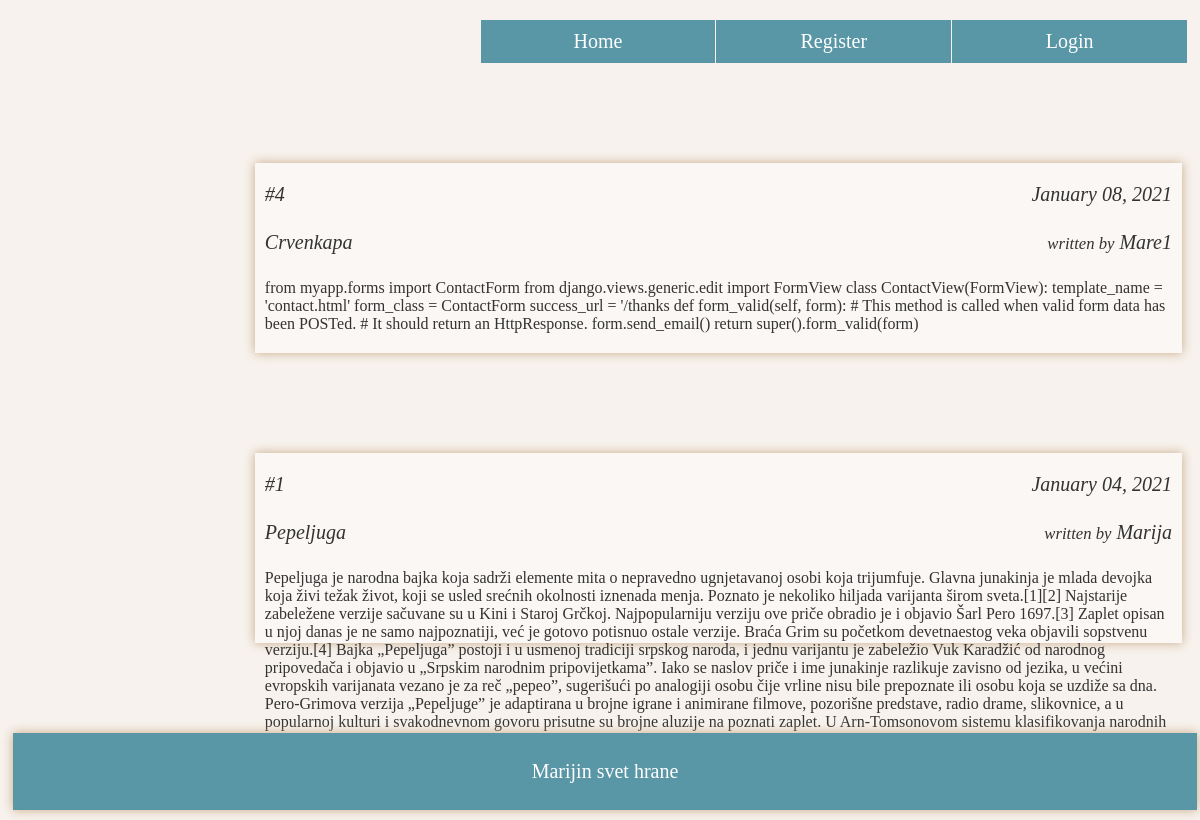
The page / on the database its author committed.
### blog/models.py (models this page shows, shortened)
class Post(models.Model):
    title = models.CharField(max_length=100)
    content = models.TextField()
    date_posted = models.DateTimeField(auto_now_add=True)
    author = models.ForeignKey(User, on_delete=models.CASCADE)

### blog/views.py (the view)
# urls.py: 2. Add a URL to urlpatterns:  path('', views.home, name='home')
def home(request):
	posts = Post.objects.order_by('-date_posted')
	context['posts'] = posts
	return render (request, 'blog/home.html', context)

### blog/templates/blog/home.html (shortened to what this page needs)
{% extends 'blog/base.html' %}
{% block content %}
<div class='column main'>
	{% for post in posts %}
	<div class='content' id='{{post.id}}'>
		<div class='post_header'>
			<div class='post_base'>
				<div class='post_abstract' id='post_abstract_{{ forloop.counter }}'>
					<div class='post_left'><p>#{{ post.id }}</p><p style="font-style: italic;"><a style='color:#333333; text-decoration: none'
						href="{% url 'post-detail' post.id %}">{{ post.title }}</a></p></div>
					<div class='post_right'><p>{{ post.date_posted|date:'F d, Y' }}</p><p><small>written by</small> {{ post.author }}</p></div>
					<br>
					<br>
						<article style="padding: 10px" id='article_{{ forloop.counter }}' >{{ post.content }}</article>
				</div>
		    </div>
		</div>
	</div>
	{% endfor %}
</div>
{% endblock content %}

### blog/static/blog/main.css (style rules this page uses)
html { background-color: #f7f2ed }
* { box-sizing: border-box; }
body { font-family: Palatino Linotype, "Palatino Linotype","Times New Roman", "Droid Serif", Roboto, Arial, Helvetica, sans-serif; }
html, body { height:100%; }
.column { padding: 10px; color: #333333; margin-top: 70px; float: right; }
.main { width: 80%; }
.content { margin-top: 20px; }
.post_header { margin-bottom: 100px; box-shadow: 0 0 10px #c7a885; background-color: #faf7f4; }
.post_abstract { display: block; height: 190px; }
.post_base p { font-size: 20px; color: #333333; font-style: italic; }
.post_left { float: left; width: 62.5%; }
.post_left p { padding: 0 0 5px 10px; }
.post_right p { padding: 0 10px 5px 0; }
.post_right { float: left; width: 37.5%; text-align: right; }

### rows shown on the page
Post: id "4", title "Crvenkapa", date_posted "January 08, 2021", author "Mare1", content "from myapp.forms import ContactForm from django.views.generic.edit import FormView class ContactView(FormView): template_name = 'contact.html' form_class = ContactForm success_url = '/thanks def form_valid(self, form): # This method is called when valid form data has been POSTed. # It should return an HttpResponse. form.send_email() return super().form_valid(form)"
Post: id "1", title "Pepeljuga", date_posted "January 04, 2021", author "Marija", content "Pepeljuga je narodna bajka koja sadrži elemente mita o nepravedno ugnjetavanoj osobi koja trijumfuje. Glavna junakinja je mlada devojka koja živi težak život, koji se usled srećnih okolnosti iznenada menja. Poznato je nekoliko hiljada varijanta širom sveta.[1][2] Najstarije zabeležene verzije sačuvane su u Kini i Staroj Grčkoj. Najpopularniju verziju ove priče obradio je i objavio Šarl Pero 1697.[3] Zaplet opisan u njoj danas je ne samo najpoznatiji, već je gotovo potisnuo ostale verzije. Braća Grim su početkom devetnaestog veka objavili sopstvenu verziju.[4] Bajka „Pepeljuga” postoji i u usmenoj tradiciji srpskog naroda, i jednu varijantu je zabeležio Vuk Karadžić od narodnog pripovedača i…"
